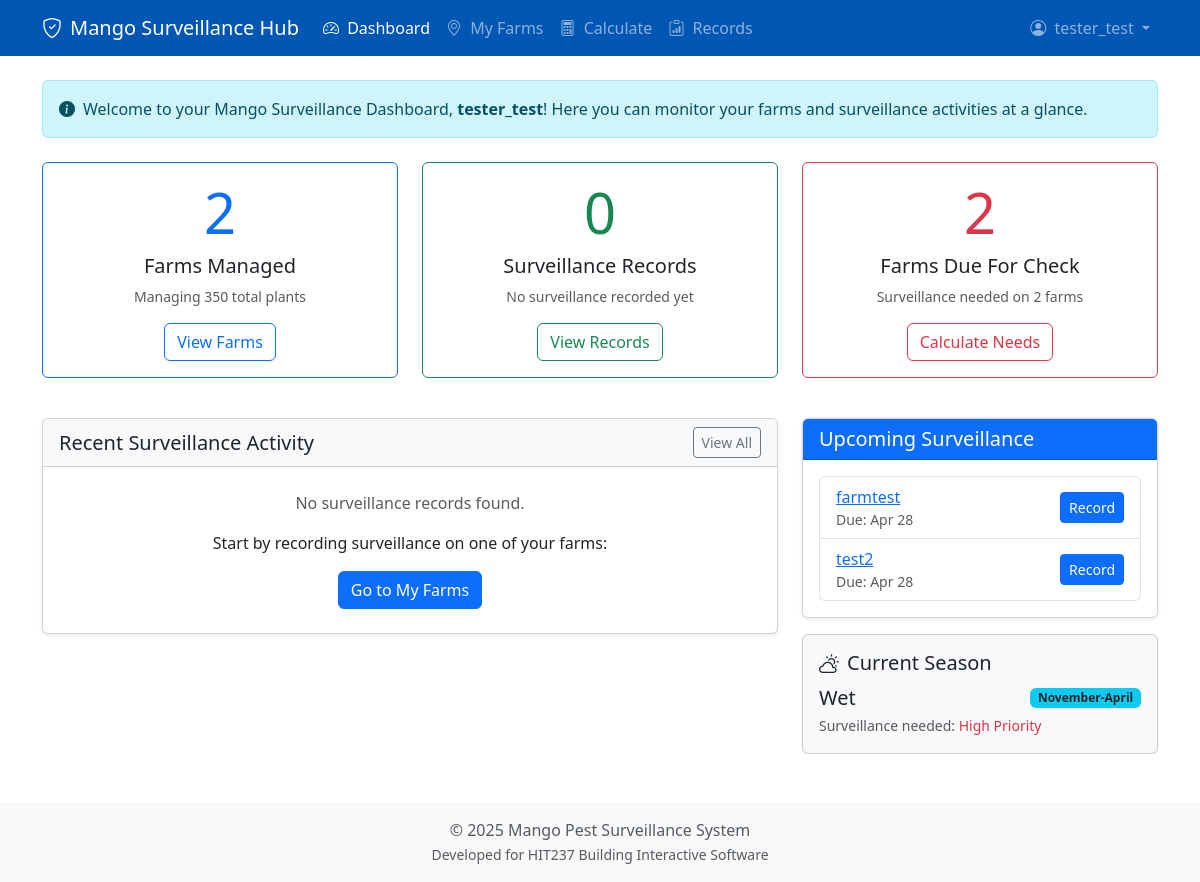
The app's page / (signed in) with its own data.
### core/models.py (models this page shows, shortened)
class Grower(models.Model):
    user = models.OneToOneField(User, on_delete=models.CASCADE, related_name='grower_profile')
    farm_name = models.CharField(max_length=100)
    contact_number = models.CharField(max_length=20, blank=True, null=True)
    def total_plants_managed(self):
        from django.db.models import Sum, F, ExpressionWrapper, DecimalField
        farms_with_counts = self.farms.filter(
            size_hectares__isnull=False,
            stocking_rate__isnull=False
        )
        total_expr = ExpressionWrapper(
            F('size_hectares') * F('stocking_rate'),
            output_field=DecimalField()
        )
        result = farms_with_counts.aggregate(
            total=Sum(total_expr)
        )
        total = result['total']
        return int(total) if total is not None else None

class Farm(models.Model):
    owner = models.ForeignKey(Grower, on_delete=models.CASCADE, related_name='farms')
    name = models.CharField(max_length=100)
    region = models.ForeignKey(Region, on_delete=models.SET_NULL, null=True, blank=True, related_name='farms')
    size_hectares = models.DecimalField(
        max_digits=10,
        decimal_places=2,
        null=True,
        blank=True,
        help_text="Total farm size in hectares"
    )
    stocking_rate = models.IntegerField(
        null=True,
        blank=True,
        help_text="Number of plants per hectare"
    )
    plant_type = models.ForeignKey(
        PlantType,
        on_delete=models.SET_NULL,
        null=True,
        blank=True,
        related_name='farms'
    )
    distribution_pattern = models.CharField(
        max_length=20,
        choices=DISTRIBUTION_CHOICES,
        default='uniform'
    )
    location_description = models.CharField(
        max_length=255,
        blank=True,
        null=True,
        help_text="e.g., \"Near Katherine River\", \"Smith Property via XYZ Road\""
    )
    geoscape_address_id = models.CharField(
        max_length=50,
        blank=True,
        null=True,
        unique=True, # Assume one farm per Geoscape ID
        help_text="Unique identifier from Geoscape API for the selected address"
    )
    formatted_address = models.CharField(
        max_length=500, # Allow ample space for long addresses
        blank=True,
        null=True,
        help_text="Full address string selected via Geoscape API"
    )
    has_exact_address = models.BooleanField(
        default=False,
        help_text="Indicates if the user provided an exact address via search"
    )
    boundary = models.JSONField(
        null=True,
        blank=True,
        help_text="Cadastral boundary polygon data (e.g., GeoJSON) from Geoscape API"
    )
    def current_season(self):
        current_month = timezone.now().month
        if 5 <= current_month <= 10:  # May-Oct
            return 'Dry'
        return 'Wet'  # Nov-Apr
    def last_surveillance_date(self):
        last_record = self.surveillance_records.order_by('-date_performed').first()
        return last_record.date_performed if last_record else None
    def next_due_date(self):
        last_date = self.last_surveillance_date()
        if last_date:
            return last_date + timezone.timedelta(days=7)
        return timezone.now().date()

### core/views.py (the view)
# urls.py: path('', views.dashboard_view, name='dashboard'),
@login_required
def dashboard_view(request):
    grower = request.user.grower_profile
    surveillance_count = grower.surveillance_records.count()
    latest_record = grower.surveillance_records.order_by('-date_performed').first()
    total_plants = grower.total_plants_managed()
    recent_records = grower.surveillance_records.order_by('-date_performed')[:5]
    today = timezone.now().date()
    week_ago = today - timezone.timedelta(days=7)
    due_farms = []
    for farm in grower.farms.all():
        last_date = farm.last_surveillance_date()
        if not last_date or last_date.date() < week_ago:
            due_farms.append(farm)
    due_farms_count = len(due_farms)
    sample_farm = grower.farms.first()
    current_season = sample_farm.current_season() if sample_farm else 'Wet'
    season_labels = {
        'Wet': 'November-April',
        'Dry': 'May-October',
        'Flowering': 'During Dry Season'
    }
    context = {
        'grower': grower,
        'surveillance_count': surveillance_count,
        'latest_record': latest_record,
        'total_plants': total_plants,
        'recent_records': recent_records,
        'due_farms': due_farms,
        'due_farms_count': due_farms_count,
        'current_season': current_season,
        'season_label': season_labels.get(current_season, '')
    }
    return render(request, 'core/dashboard.html', context)

### core/templates/core/dashboard.html (shortened to what this page needs)
{% extends 'core/base.html' %}
{% block content %}
<div class="alert alert-info d-flex align-items-center mb-4" role="alert">
  <i class="bi bi-info-circle-fill me-2"></i>
  <div>
    Welcome to your Mango Surveillance Dashboard, <strong>{{ grower.user.username }}</strong>!
    <span class="d-none d-md-inline">Here you can monitor your farms and surveillance activities at a glance.</span>
  </div>
</div>
<div class="row mb-4">
    <div class="col-md-4 mb-3">
        <div class="card h-100 border-primary">
            <div class="card-body text-center">
                <div class="display-4 text-primary mb-2">{{ grower.farms.count }}</div>
                <h5 class="card-title">Farms Managed</h5>
                <p class="card-text text-muted small">
                    {% if total_plants %}
                        Managing {{ total_plants }} total plants
                    {% else %}
                        Add size details to your farms
                    {% endif %}
                </p>
                <a href="{% url 'core:myfarms' %}" class="btn btn-outline-primary">View Farms</a>
            </div>
        </div>
    </div>
    <div class="col-md-4 mb-3">
        <div class="card h-100 border-success">
            <div class="card-body text-center">
                <div class="display-4 text-success mb-2">{{ surveillance_count|default:"0" }}</div>
                <h5 class="card-title">Surveillance Records</h5>
                <p class="card-text text-muted small">
                    {% if latest_record %}
                        Last record: {{ latest_record.date_performed|date:"M j, Y" }}
                    {% else %}
                        No surveillance recorded yet
                    {% endif %}
                </p>
                <a href="{% url 'core:record_list' %}" class="btn btn-outline-success">View Records</a>
            </div>
        </div>
    </div>
    <div class="col-md-4 mb-3">
        <div class="card h-100 border-danger">
            <div class="card-body text-center">
                <div class="display-4 text-danger mb-2">{{ due_farms_count|default:"0" }}</div>
                <h5 class="card-title">Farms Due For Check</h5>
                <p class="card-text text-muted small">
                    {% if due_farms_count > 0 %}
                        Surveillance needed on {{ due_farms_count }} farm{{ due_farms_count|pluralize }}
                    {% else %}
                        All farms are up to date
                    {% endif %}
                </p>
                <a href="{% url 'core:calculator' %}" class="btn btn-outline-danger">Calculate Needs</a>
            </div>
        </div>
    </div>
</div>
<div class="row mb-4">
    <div class="col-lg-8">
        <div class="card shadow-sm">
            <div class="card-header bg-light d-flex justify-content-between align-items-center">
                <h5 class="mb-0">Recent Surveillance Activity</h5>
                <a href="{% url 'core:record_list' %}" class="btn btn-sm btn-outline-secondary">View All</a>
            </div>
            <div class="card-body p-0">
                {% if recent_records %}
                <div class="table-responsive">
                    <table class="table table-hover mb-0">
                        <thead class="table-light">
                            <tr>
                                <th>Date</th>
                                <th>Farm</th>
                                <th>Plants Checked</th>
                                <th>Findings</th>
                            </tr>
                        </thead>
                        <tbody>
                            {% for record in recent_records %}
                            <tr>
                                <td>{{ record.date_performed|date:"M j, Y" }}</td>
                                <td><a href="{% url 'core:farm_detail' record.farm.id %}">{{ record.farm.name }}</a></td>
                                <td>{{ record.plants_surveyed }}</td>
                                <td>
                                    {% if record.pests_found.exists %}
                                        <span class="badge bg-danger">Pests Found</span>
                                    {% else %}
                                        <span class="badge bg-success">No Pests</span>
                                    {% endif %}
                                </td>
                            </tr>
                            {% endfor %}
                        </tbody>
                    </table>
                </div>
                {% else %}
                <div class="p-4 text-center">
                    <p class="text-muted">No surveillance records found.</p>
                    <p>Start by recording surveillance on one of your farms:</p>
                    <a href="{% url 'core:myfarms' %}" class="btn btn-primary">Go to My Farms</a>
                </div>
                {% endif %}
            </div>
        </div>
    </div>
    <div class="col-lg-4">
        <div class="card shadow-sm">
            <div class="card-header bg-primary text-white">
                <h5 class="mb-0">Upcoming Surveillance</h5>
            </div>
            <div class="card-body">
                {% if due_farms %}
                <ul class="list-group">
                    {% for farm in due_farms %}
                    <li class="list-group-item d-flex justify-content-between align-items-center">
                        <div>
                            <a href="{% url 'core:farm_detail' farm.id %}">{{ farm.name }}</a>
                            <small class="d-block text-muted">Due: {{ farm.next_due_date|date:"M j" }}</small>
                        </div>
                        <a href="{% url 'core:record_surveillance' farm.id %}" class="btn btn-sm btn-primary">Record</a>
                    </li>
                    {% endfor %}
                </ul>
                {% endif %}
            </div>
        </div>
        <div class="card mt-3 bg-light">
            <div class="card-body">
                <h5 class="card-title">
                    <i class="bi bi-cloud-sun me-2"></i>Current Season
                </h5>
                <div class="d-flex justify-content-between align-items-center">
                    <span class="fs-5">{{ current_season }}</span>
                    <span class="badge bg-info text-dark">{{ season_label }}</span>
                </div>
                <small class="text-muted">Surveillance needed:
                    {% if current_season == 'Wet' %}
                        <span class="text-danger">High Priority</span>
                    {% else %}
                        <span class="text-warning">Medium Priority</span>
                    {% endif %}
                </small>
            </div>
        </div>
    </div>
</div>
{% endblock %}

### core/templates/core/base.html (shortened to what this page needs)
<!DOCTYPE html>
<html lang="en">
<head>
    <link href="https://cdn.jsdelivr.net/npm/bootstrap@5.3.3/dist/css/bootstrap.min.css" rel="stylesheet">
    <link rel="stylesheet" href="https://cdn.jsdelivr.net/npm/bootstrap-icons@1.11.3/font/bootstrap-icons.min.css">
</head>
<body class="d-flex flex-column min-vh-100">
    <nav class="navbar navbar-expand-lg navbar-dark fixed-top" style="background-color: var(--primary-color);">
        <div class="container">
            <a class="navbar-brand d-flex align-items-center" href="{% url 'core:dashboard' %}">
                <i class="bi bi-shield-check me-2"></i>
                Mango Surveillance Hub
            </a>
            <div class="collapse navbar-collapse" id="navbarNav">
                {% if user.is_authenticated %}
                <ul class="navbar-nav me-auto mb-2 mb-lg-0">
                    <li class="nav-item">
                        <a class="nav-link {% if request.resolver_match.url_name == 'dashboard' %}active{% endif %}" href="{% url 'core:dashboard' %}">
                            <i class="bi bi-speedometer2 me-1"></i> Dashboard
                        </a>
                    </li>
                    <li class="nav-item">
                        <a class="nav-link {% if request.resolver_match.url_name == 'myfarms' %}active{% endif %}" href="{% url 'core:myfarms' %}">
                            <i class="bi bi-geo-alt me-1"></i> My Farms
                        </a>
                    </li>
                    <li class="nav-item">
                        <a class="nav-link {% if request.resolver_match.url_name == 'calculator' %}active{% endif %}" href="{% url 'core:calculator' %}">
                            <i class="bi bi-calculator me-1"></i> Calculate
                        </a>
                    </li>
                    <li class="nav-item">
                        <a class="nav-link {% if request.resolver_match.url_name == 'record_list' %}active{% endif %}" href="{% url 'core:record_list' %}">
                            <i class="bi bi-clipboard-data me-1"></i> Records
                        </a>
                    </li>
                </ul>
                <ul class="navbar-nav ms-auto mb-2 mb-lg-0">
                    <li class="nav-item dropdown">
                        <a class="nav-link dropdown-toggle" href="#" id="navbarDropdownAccount" role="button" data-bs-toggle="dropdown" aria-expanded="false">
                            <i class="bi bi-person-circle me-1"></i> {{ user.username }}
                        </a>
                    </li>
                </ul>
                {% endif %}
            </div>
        </div>
    </nav>
    <div class="container my-4">
        <main>
            {% block content %}
            {% endblock %}
        </main>
    </div>
    <footer class="mt-auto py-3 bg-light text-center">
        <div class="container">
            <span class="text-muted">© {% now "Y" %} Mango Pest Surveillance System</span><br>
            <small class="text-muted">Developed for HIT237 Building Interactive Software</small>
        </div>
    </footer>
</body>
</html>

### core/templates/core/base.html (style rules this page uses)
body { padding-top: 56px; }
:root { --primary-color: #0056b3; --secondary-color: #198754; --accent-color: #fd7e14; }

### records on screen
Grower: user.username "tester_test", farms.count "2"
Farm: name "farmtest", next_due_date "Apr 28"
Farm: name "test2", next_due_date "Apr 28"

### other values on screen
{{ user.username }} "tester_test"
{{ total_plants }} "350"
{{ surveillance_count|default:"0" }} "0"
{{ due_farms_count|default:"0" }} "2"
{{ due_farms_count }} "2"
{{ current_season }} "Wet"
{{ season_label }} "November-April"
